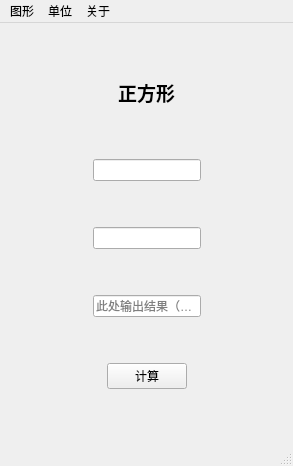
<?xml version="1.0" encoding="UTF-8"?>
<ui version="4.0">
 <class>Calculator</class>
 <widget class="QMainWindow" name="Calculator">
  <property name="geometry">
   <rect>
    <x>0</x>
    <y>0</y>
    <width>293</width>
    <height>466</height>
   </rect>
  </property>
  <property name="sizePolicy">
   <sizepolicy hsizetype="Fixed" vsizetype="Fixed">
    <horstretch>0</horstretch>
    <verstretch>0</verstretch>
   </sizepolicy>
  </property>
  <property name="minimumSize">
   <size>
    <width>0</width>
    <height>0</height>
   </size>
  </property>
  <property name="maximumSize">
   <size>
    <width>10000</width>
    <height>10000</height>
   </size>
  </property>
  <property name="windowTitle">
   <string>通用面积计算器</string>
  </property>
  <property name="windowIcon">
   <iconset>
    <normaloff>../../../calculate.png</normaloff>../../../calculate.png</iconset>
  </property>
  <widget class="QWidget" name="centralwidget">
   <layout class="QHBoxLayout" name="horizontalLayout">
    <item>
     <spacer name="horizontalSpacer">
      <property name="orientation">
       <enum>Qt::Horizontal</enum>
      </property>
      <property name="sizeHint" stdset="0">
       <size>
        <width>40</width>
        <height>20</height>
       </size>
      </property>
     </spacer>
    </item>
    <item>
     <layout class="QVBoxLayout" name="verticalLayout_2">
      <item>
       <spacer name="verticalSpacer_7">
        <property name="orientation">
         <enum>Qt::Vertical</enum>
        </property>
        <property name="sizeHint" stdset="0">
         <size>
          <width>20</width>
          <height>40</height>
         </size>
        </property>
       </spacer>
      </item>
      <item alignment="Qt::AlignHCenter">
       <widget class="QLabel" name="label">
        <property name="minimumSize">
         <size>
          <width>0</width>
          <height>0</height>
         </size>
        </property>
        <property name="maximumSize">
         <size>
          <width>10000</width>
          <height>10000</height>
         </size>
        </property>
        <property name="font">
         <font>
          <family>Arial</family>
          <pointsize>14</pointsize>
          <weight>75</weight>
          <italic>false</italic>
          <bold>true</bold>
         </font>
        </property>
        <property name="text">
         <string>正方形</string>
        </property>
       </widget>
      </item>
      <item>
       <spacer name="verticalSpacer_4">
        <property name="orientation">
         <enum>Qt::Vertical</enum>
        </property>
        <property name="sizeHint" stdset="0">
         <size>
          <width>20</width>
          <height>40</height>
         </size>
        </property>
       </spacer>
      </item>
      <item>
       <layout class="QVBoxLayout" name="verticalLayout">
        <item>
         <widget class="QLineEdit" name="value1">
          <property name="minimumSize">
           <size>
            <width>0</width>
            <height>0</height>
           </size>
          </property>
          <property name="maximumSize">
           <size>
            <width>10000</width>
            <height>10000</height>
           </size>
          </property>
          <property name="placeholderText">
           <string/>
          </property>
         </widget>
        </item>
        <item>
         <spacer name="verticalSpacer_3">
          <property name="orientation">
           <enum>Qt::Vertical</enum>
          </property>
          <property name="sizeHint" stdset="0">
           <size>
            <width>20</width>
            <height>40</height>
           </size>
          </property>
         </spacer>
        </item>
        <item>
         <widget class="QLineEdit" name="value2">
          <property name="enabled">
           <bool>true</bool>
          </property>
          <property name="mouseTracking">
           <bool>true</bool>
          </property>
          <property name="tabletTracking">
           <bool>false</bool>
          </property>
          <property name="acceptDrops">
           <bool>true</bool>
          </property>
          <property name="autoFillBackground">
           <bool>false</bool>
          </property>
          <property name="dragEnabled">
           <bool>false</bool>
          </property>
          <property name="readOnly">
           <bool>false</bool>
          </property>
          <property name="clearButtonEnabled">
           <bool>false</bool>
          </property>
         </widget>
        </item>
        <item>
         <spacer name="verticalSpacer_5">
          <property name="orientation">
           <enum>Qt::Vertical</enum>
          </property>
          <property name="sizeHint" stdset="0">
           <size>
            <width>20</width>
            <height>40</height>
           </size>
          </property>
         </spacer>
        </item>
        <item>
         <widget class="QLineEdit" name="result">
          <property name="minimumSize">
           <size>
            <width>0</width>
            <height>0</height>
           </size>
          </property>
          <property name="maximumSize">
           <size>
            <width>1000</width>
            <height>1000</height>
           </size>
          </property>
          <property name="text">
           <string/>
          </property>
          <property name="placeholderText">
           <string>此处输出结果（cm^2)</string>
          </property>
         </widget>
        </item>
        <item>
         <spacer name="verticalSpacer_6">
          <property name="orientation">
           <enum>Qt::Vertical</enum>
          </property>
          <property name="sizeHint" stdset="0">
           <size>
            <width>20</width>
            <height>40</height>
           </size>
          </property>
         </spacer>
        </item>
       </layout>
      </item>
      <item alignment="Qt::AlignHCenter|Qt::AlignVCenter">
       <widget class="QPushButton" name="calculator">
        <property name="minimumSize">
         <size>
          <width>0</width>
          <height>0</height>
         </size>
        </property>
        <property name="maximumSize">
         <size>
          <width>1000</width>
          <height>1000</height>
         </size>
        </property>
        <property name="text">
         <string>计算</string>
        </property>
       </widget>
      </item>
      <item>
       <spacer name="verticalSpacer">
        <property name="orientation">
         <enum>Qt::Vertical</enum>
        </property>
        <property name="sizeHint" stdset="0">
         <size>
          <width>20</width>
          <height>40</height>
         </size>
        </property>
       </spacer>
      </item>
     </layout>
    </item>
    <item>
     <spacer name="horizontalSpacer_2">
      <property name="orientation">
       <enum>Qt::Horizontal</enum>
      </property>
      <property name="sizeHint" stdset="0">
       <size>
        <width>40</width>
        <height>20</height>
       </size>
      </property>
     </spacer>
    </item>
   </layout>
  </widget>
  <widget class="QMenuBar" name="menubar">
   <property name="geometry">
    <rect>
     <x>0</x>
     <y>0</y>
     <width>293</width>
     <height>22</height>
    </rect>
   </property>
   <widget class="QMenu" name="graphics">
    <property name="title">
     <string>图形</string>
    </property>
    <addaction name="square"/>
    <addaction name="separator"/>
    <addaction name="circle"/>
    <addaction name="separator"/>
    <addaction name="rectangle"/>
    <addaction name="separator"/>
    <addaction name="triangle"/>
   </widget>
   <widget class="QMenu" name="unit">
    <property name="title">
     <string>单位</string>
    </property>
    <addaction name="cm"/>
    <addaction name="separator"/>
    <addaction name="inches"/>
   </widget>
   <widget class="QMenu" name="menu">
    <property name="title">
     <string>关于</string>
    </property>
    <addaction name="information"/>
   </widget>
   <addaction name="graphics"/>
   <addaction name="unit"/>
   <addaction name="menu"/>
  </widget>
  <widget class="QStatusBar" name="statusbar"/>
  <action name="square">
   <property name="text">
    <string>正方形</string>
   </property>
  </action>
  <action name="actioncfx">
   <property name="text">
    <string>cfx</string>
   </property>
  </action>
  <action name="circle">
   <property name="text">
    <string>圆形</string>
   </property>
  </action>
  <action name="rectangle">
   <property name="text">
    <string>长方形</string>
   </property>
  </action>
  <action name="triangle">
   <property name="text">
    <string>三角形</string>
   </property>
  </action>
  <action name="cm">
   <property name="text">
    <string>厘米（默认）</string>
   </property>
  </action>
  <action name="inches">
   <property name="text">
    <string>英寸</string>
   </property>
  </action>
  <action name="information">
   <property name="text">
    <string>信息</string>
   </property>
  </action>
 </widget>
 <resources/>
 <connections/>
</ui>
